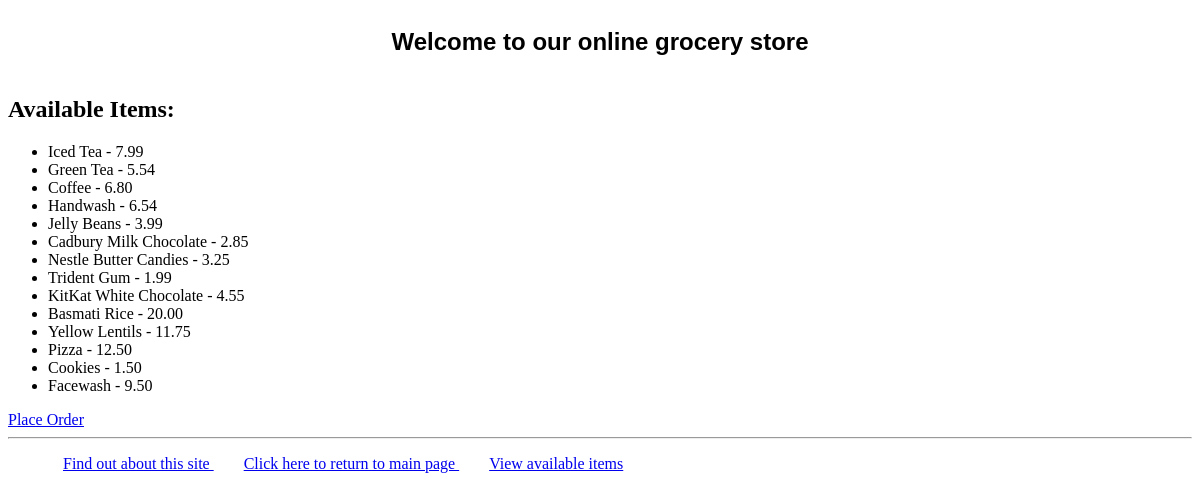
The app's page /items/ with its own data.
### myapp1/models.py (models this page shows, shortened)
class Item(models.Model):
    type = models.ForeignKey(Type, related_name='items', on_delete=models.CASCADE)
    name = models.CharField(max_length=200)
    price = models.DecimalField(max_digits=10, decimal_places=2)
    stock = models.PositiveIntegerField(default=100)
    available = models.BooleanField(default=True)
    description = models.TextField(blank=True)
    interested = models.PositiveIntegerField(default=0)

### myapp1/views.py (the view)
# urls.py: path('items/', views.items, name='items'),
def items(request):
    itemlist = Item.objects.all().order_by('id')[:20]
    return render(request, 'myapp1/items.html', {'itemlist': itemlist})

### templates/myapp1/items.html
{% extends 'myapp1/base.html' %}
{% block body_block %}
    <h2>Available Items:</h2>
    <ul>
        {% for item in itemlist %}
            <li>{{ item.name }} - {{ item.price }}</li>
        {% endfor %}
    </ul>
    <a href="{% url 'myapp1:placeorder' %}">Place Order</a>
{% endblock %}

### records on screen
Item: name "Iced Tea", price "7.99"
Item: name "Green Tea", price "5.54"
Item: name "Coffee", price "6.80"
Item: name "Handwash", price "6.54"
Item: name "Jelly Beans", price "3.99"
Item: name "Cadbury Milk Chocolate", price "2.85"
Item: name "Nestle Butter Candies", price "3.25"
Item: name "Trident Gum", price "1.99"
Item: name "KitKat White Chocolate", price "4.55"
Item: name "Basmati Rice", price "20.00"
Item: name "Yellow Lentils", price "11.75"
Item: name "Pizza", price "12.50"
Item: name "Cookies", price "1.50"
Item: name "Facewash", price "9.50"
